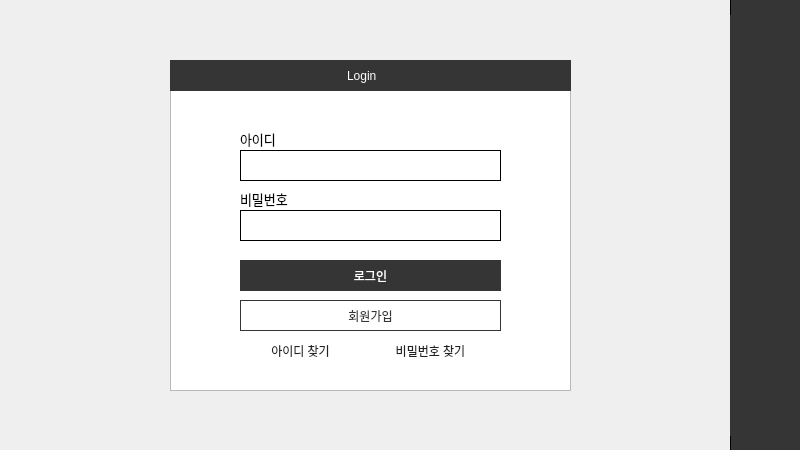
<?xml version="1.0" encoding="UTF-8"?>
<ui version="4.0">
 <class>Dialog</class>
 <widget class="QDialog" name="Dialog">
  <property name="geometry">
   <rect>
    <x>0</x>
    <y>0</y>
    <width>800</width>
    <height>450</height>
   </rect>
  </property>
  <property name="windowTitle">
   <string>로그인</string>
  </property>
  <property name="styleSheet">
   <string notr="true"/>
  </property>
  <widget class="QPushButton" name="pw_Find">
   <property name="geometry">
    <rect>
     <x>380</x>
     <y>340</y>
     <width>101</width>
     <height>21</height>
    </rect>
   </property>
   <property name="font">
    <font>
     <family>Arial</family>
    </font>
   </property>
   <property name="styleSheet">
    <string notr="true">color:#222;
border:none;</string>
   </property>
   <property name="text">
    <string>비밀번호 찾기</string>
   </property>
  </widget>
  <widget class="QLineEdit" name="pw_Edit">
   <property name="geometry">
    <rect>
     <x>240</x>
     <y>210</y>
     <width>261</width>
     <height>31</height>
    </rect>
   </property>
   <property name="styleSheet">
    <string notr="true">QLineEdit{
border:1px solid #000;
background:#fff;
}

QLineEdit:focus{
border:2px solid #353535;
}</string>
   </property>
   <property name="echoMode">
    <enum>QLineEdit::Password</enum>
   </property>
  </widget>
  <widget class="QLabel" name="label_3">
   <property name="geometry">
    <rect>
     <x>240</x>
     <y>190</y>
     <width>71</width>
     <height>17</height>
    </rect>
   </property>
   <property name="font">
    <font>
     <family>Arial</family>
     <pointsize>10</pointsize>
     <weight>50</weight>
     <bold>false</bold>
    </font>
   </property>
   <property name="styleSheet">
    <string notr="true"/>
   </property>
   <property name="text">
    <string>비밀번호</string>
   </property>
  </widget>
  <widget class="QPushButton" name="login_Btn">
   <property name="geometry">
    <rect>
     <x>240</x>
     <y>260</y>
     <width>261</width>
     <height>31</height>
    </rect>
   </property>
   <property name="font">
    <font>
     <family>Arial</family>
     <weight>50</weight>
     <bold>false</bold>
    </font>
   </property>
   <property name="styleSheet">
    <string notr="true">QPushButton{
border:1px solid #353535;
background-color:#353535;
color:#fff;
}

QPushButton:hover{
background-color:#fff;
color:#353535;
}
</string>
   </property>
   <property name="text">
    <string>로그인</string>
   </property>
  </widget>
  <widget class="QLabel" name="label">
   <property name="geometry">
    <rect>
     <x>240</x>
     <y>130</y>
     <width>67</width>
     <height>17</height>
    </rect>
   </property>
   <property name="font">
    <font>
     <family>Arial</family>
     <pointsize>10</pointsize>
     <weight>50</weight>
     <bold>false</bold>
    </font>
   </property>
   <property name="styleSheet">
    <string notr="true"/>
   </property>
   <property name="text">
    <string>아이디</string>
   </property>
  </widget>
  <widget class="QPushButton" name="join_Btn">
   <property name="geometry">
    <rect>
     <x>240</x>
     <y>300</y>
     <width>261</width>
     <height>31</height>
    </rect>
   </property>
   <property name="font">
    <font>
     <family>Arial</family>
    </font>
   </property>
   <property name="styleSheet">
    <string notr="true">QPushButton{
border:1px solid #353535;
color:#353535;
}

QPushButton:hover{
background-color:#353535;
color:#fff;
}
</string>
   </property>
   <property name="text">
    <string>회원가입</string>
   </property>
  </widget>
  <widget class="QPushButton" name="id_Find">
   <property name="geometry">
    <rect>
     <x>260</x>
     <y>340</y>
     <width>81</width>
     <height>21</height>
    </rect>
   </property>
   <property name="font">
    <font>
     <family>Arial</family>
    </font>
   </property>
   <property name="styleSheet">
    <string notr="true">color:#222;
border:none;</string>
   </property>
   <property name="text">
    <string>아이디 찾기</string>
   </property>
  </widget>
  <widget class="QLineEdit" name="id_Edit">
   <property name="geometry">
    <rect>
     <x>240</x>
     <y>150</y>
     <width>261</width>
     <height>31</height>
    </rect>
   </property>
   <property name="styleSheet">
    <string notr="true">QLineEdit{
border:1px solid #000;
background:#fff;
}

QLineEdit:focus{
border:2px solid #353535;
}</string>
   </property>
  </widget>
  <widget class="QTextBrowser" name="textBrowser">
   <property name="geometry">
    <rect>
     <x>170</x>
     <y>90</y>
     <width>401</width>
     <height>301</height>
    </rect>
   </property>
  </widget>
  <widget class="QLabel" name="label_2">
   <property name="geometry">
    <rect>
     <x>170</x>
     <y>60</y>
     <width>401</width>
     <height>31</height>
    </rect>
   </property>
   <property name="styleSheet">
    <string notr="true">border:1px solid #353535;
background-color:#353535;
color:#fff;</string>
   </property>
   <property name="text">
    <string>                                                    Login</string>
   </property>
  </widget>
  <widget class="QPushButton" name="email_C_Btn">
   <property name="geometry">
    <rect>
     <x>830</x>
     <y>215</y>
     <width>51</width>
     <height>31</height>
    </rect>
   </property>
   <property name="font">
    <font>
     <family>Arial</family>
     <weight>50</weight>
     <bold>false</bold>
    </font>
   </property>
   <property name="styleSheet">
    <string notr="true">QPushButton{
border:1px solid #353535;
background-color:#353535;
color:#fff;
}

QPushButton:hover{
background-color:#fff;
color:#353535;
}
</string>
   </property>
   <property name="text">
    <string>확인</string>
   </property>
  </widget>
  <widget class="QPushButton" name="search_icon">
   <property name="geometry">
    <rect>
     <x>730</x>
     <y>85</y>
     <width>71</width>
     <height>71</height>
    </rect>
   </property>
   <property name="font">
    <font>
     <family>Adobe Arabic</family>
     <pointsize>16</pointsize>
    </font>
   </property>
   <property name="styleSheet">
    <string notr="true">QPushButton{
background:#353535;
border:none;
}
QPushButton:hover{
border:2px solid #fff; 
}</string>
   </property>
   <property name="text">
    <string/>
   </property>
   <property name="icon">
    <iconset>
     <normaloff>icon/Icon2.png</normaloff>icon/Icon2.png</iconset>
   </property>
   <property name="iconSize">
    <size>
     <width>40</width>
     <height>40</height>
    </size>
   </property>
  </widget>
  <widget class="QPushButton" name="donation_icon">
   <property name="geometry">
    <rect>
     <x>730</x>
     <y>295</y>
     <width>71</width>
     <height>71</height>
    </rect>
   </property>
   <property name="font">
    <font>
     <family>Adobe Arabic</family>
     <pointsize>16</pointsize>
    </font>
   </property>
   <property name="styleSheet">
    <string notr="true">QPushButton{
background:#353535;
border:none;
}
QPushButton:hover{
border:2px solid #fff; 
}</string>
   </property>
   <property name="text">
    <string/>
   </property>
   <property name="icon">
    <iconset>
     <normaloff>icon/Icon5.png</normaloff>icon/Icon5.png</iconset>
   </property>
   <property name="iconSize">
    <size>
     <width>35</width>
     <height>35</height>
    </size>
   </property>
  </widget>
  <widget class="QPushButton" name="shopping_icon">
   <property name="geometry">
    <rect>
     <x>730</x>
     <y>155</y>
     <width>71</width>
     <height>71</height>
    </rect>
   </property>
   <property name="font">
    <font>
     <family>Adobe Arabic</family>
     <pointsize>16</pointsize>
    </font>
   </property>
   <property name="styleSheet">
    <string notr="true">QPushButton{
background:#353535;
border:none;
}
QPushButton:hover{
border:2px solid #fff; 
}</string>
   </property>
   <property name="text">
    <string/>
   </property>
   <property name="icon">
    <iconset>
     <normaloff>icon/Icon3.png</normaloff>icon/Icon3.png</iconset>
   </property>
   <property name="iconSize">
    <size>
     <width>35</width>
     <height>35</height>
    </size>
   </property>
  </widget>
  <widget class="QPushButton" name="return_icon">
   <property name="geometry">
    <rect>
     <x>730</x>
     <y>225</y>
     <width>71</width>
     <height>71</height>
    </rect>
   </property>
   <property name="font">
    <font>
     <family>Adobe Arabic</family>
     <pointsize>16</pointsize>
    </font>
   </property>
   <property name="styleSheet">
    <string notr="true">QPushButton{
background:#353535;
border:none;
}
QPushButton:hover{
border:2px solid #fff; 
}</string>
   </property>
   <property name="text">
    <string/>
   </property>
   <property name="icon">
    <iconset>
     <normaloff>icon/Icon4.png</normaloff>icon/Icon4.png</iconset>
   </property>
   <property name="iconSize">
    <size>
     <width>35</width>
     <height>35</height>
    </size>
   </property>
  </widget>
  <widget class="QPushButton" name="home_icon">
   <property name="geometry">
    <rect>
     <x>730</x>
     <y>15</y>
     <width>71</width>
     <height>71</height>
    </rect>
   </property>
   <property name="font">
    <font>
     <family>Adobe Arabic</family>
     <pointsize>16</pointsize>
    </font>
   </property>
   <property name="styleSheet">
    <string notr="true">QPushButton{
background:#353535;
border:none;
}
QPushButton:hover{
border:2px solid #fff; 
}</string>
   </property>
   <property name="text">
    <string/>
   </property>
   <property name="icon">
    <iconset>
     <normaloff>icon/Icon1.png</normaloff>icon/Icon1.png</iconset>
   </property>
   <property name="iconSize">
    <size>
     <width>35</width>
     <height>35</height>
    </size>
   </property>
  </widget>
  <widget class="QTextBrowser" name="textBrowser_3">
   <property name="geometry">
    <rect>
     <x>730</x>
     <y>-15</y>
     <width>71</width>
     <height>471</height>
    </rect>
   </property>
   <property name="styleSheet">
    <string notr="true">border:1px solid; background-color:#353535;</string>
   </property>
  </widget>
  <widget class="QPushButton" name="email_Btn">
   <property name="geometry">
    <rect>
     <x>830</x>
     <y>155</y>
     <width>51</width>
     <height>31</height>
    </rect>
   </property>
   <property name="font">
    <font>
     <family>Arial</family>
     <weight>50</weight>
     <bold>false</bold>
    </font>
   </property>
   <property name="styleSheet">
    <string notr="true">QPushButton{
border:1px solid #353535;
background-color:#353535;
color:#fff;
}

QPushButton:hover{
background-color:#fff;
color:#353535;
}
</string>
   </property>
   <property name="text">
    <string>전송</string>
   </property>
  </widget>
  <widget class="QPushButton" name="user_icon">
   <property name="geometry">
    <rect>
     <x>730</x>
     <y>365</y>
     <width>71</width>
     <height>71</height>
    </rect>
   </property>
   <property name="font">
    <font>
     <family>Adobe Arabic</family>
     <pointsize>16</pointsize>
    </font>
   </property>
   <property name="styleSheet">
    <string notr="true">QPushButton{
background:#353535;
border:none;
}
QPushButton:hover{
border:2px solid #fff; 
}</string>
   </property>
   <property name="text">
    <string/>
   </property>
   <property name="icon">
    <iconset>
     <normaloff>icon/Icon6.png</normaloff>icon/Icon6.png</iconset>
   </property>
   <property name="iconSize">
    <size>
     <width>40</width>
     <height>40</height>
    </size>
   </property>
  </widget>
  <zorder>textBrowser_3</zorder>
  <zorder>textBrowser</zorder>
  <zorder>pw_Find</zorder>
  <zorder>pw_Edit</zorder>
  <zorder>label_3</zorder>
  <zorder>login_Btn</zorder>
  <zorder>label</zorder>
  <zorder>join_Btn</zorder>
  <zorder>id_Find</zorder>
  <zorder>id_Edit</zorder>
  <zorder>label_2</zorder>
  <zorder>email_C_Btn</zorder>
  <zorder>search_icon</zorder>
  <zorder>donation_icon</zorder>
  <zorder>shopping_icon</zorder>
  <zorder>return_icon</zorder>
  <zorder>home_icon</zorder>
  <zorder>email_Btn</zorder>
  <zorder>user_icon</zorder>
 </widget>
 <resources/>
 <connections/>
</ui>
